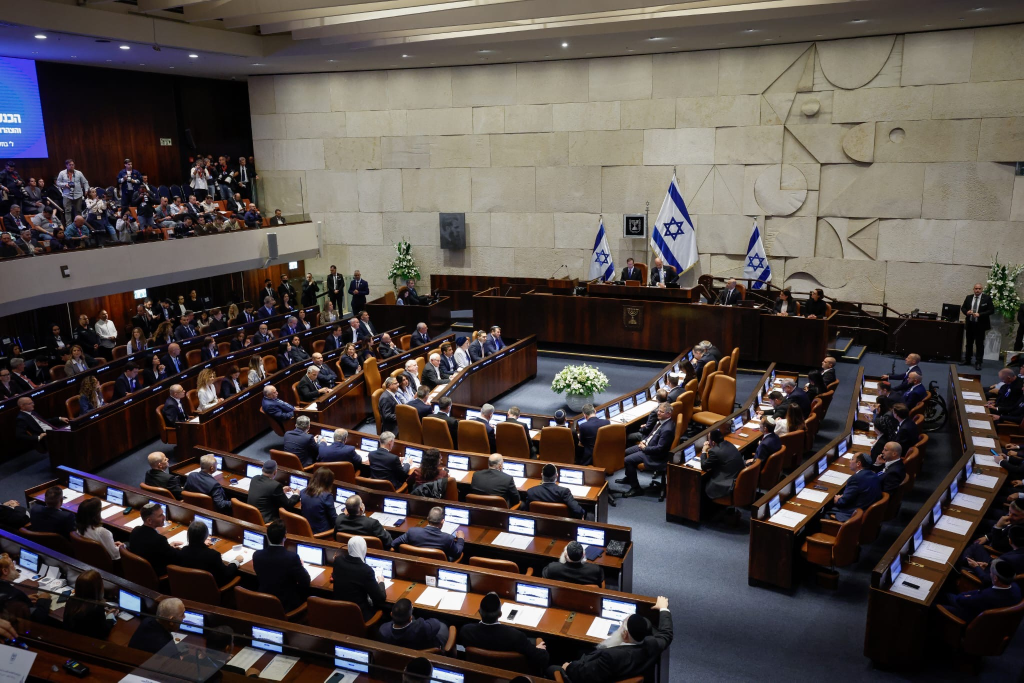
#> input picture content-kit/hatzionut-hadatit/2026-11-post-kahana-letter/knesset-bg.jpg, 2048 x 1365 px (shown at 1/2 size)
$ python -i bg.py   (imports and definitions only)
#> lines starting #> are read from the running program, lines starting #| are printed output that depends on the picture
"""Dimmed, teal-tinted Knesset plenum photo background (4:5) + photo credit."""
import os
from PIL import Image, ImageDraw, ImageFont, ImageEnhance
HERE = os.path.dirname(os.path.abspath(__file__))
SEC = '/tmp/claude-0/-home-user-The-tur/1a5819ee-0cc0-5045-b086-4a8a80216453/scratchpad/shalev/fonts/SecularOne.ttf'
CREDIT = 'צילום: נועם מושקוביץ / דני שם טוב, דוברות הכנסת'
def make_bg(W=1080, H=1350):
#> called with W = 1080, H = 1350
    ph = Image.open(HERE + '/knesset-bg.jpg').convert('RGB'); s = H / ph.height
#> in make_bg, ph is the input picture: PIL image 2048x1365 RGB; mean R, G, B 82.4, 74.3, 71.1
#> after `s = H / ph.height`: s = 0.989
    ph = ph.resize((int(ph.width * s), H), Image.LANCZOS); x0 = int((ph.width - W) * .62); ph = ph.crop((x0, 0, x0 + W, H))
#> after `ph = ph.resize((int(ph.width * s), H), Image.LANCZOS)`:
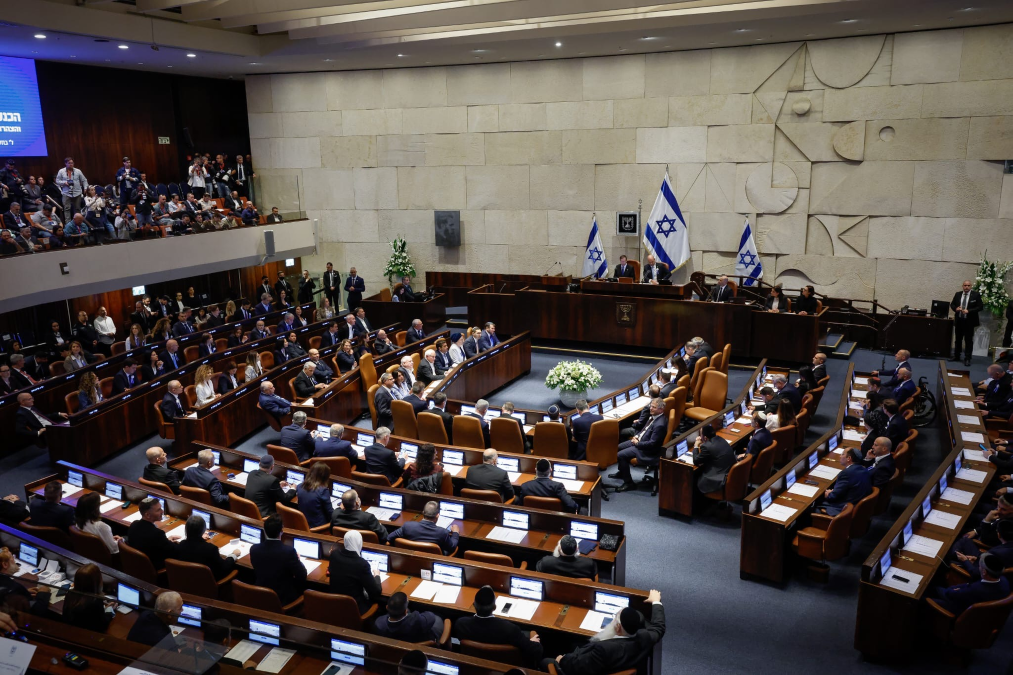
#> ph: PIL image 2025x1350 RGB (shown at 1/2 size); mean R, G, B 82.4, 74.3, 71.1
#> after `x0 = int((ph.width - W) * 0.62)`: x0 = 585
#> after `ph = ph.crop((x0, 0, x0 + W, H))`:
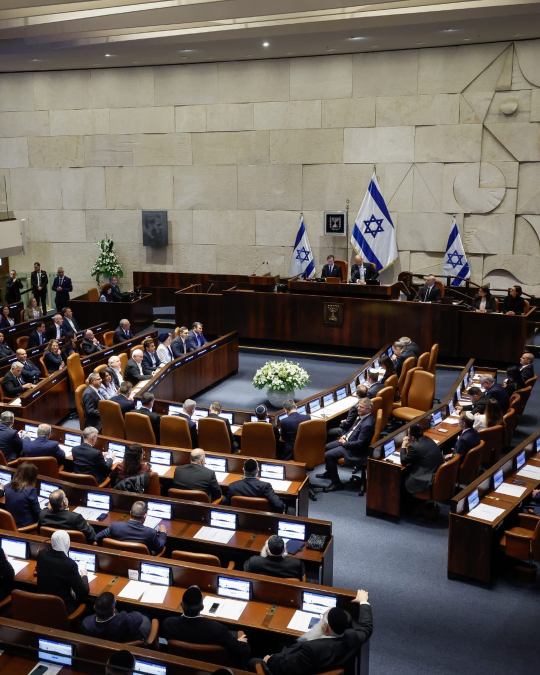
#> ph: PIL image 1080x1350 RGB (shown at 1/2 size); mean R, G, B 99.9, 91.3, 84.8
    ph = ImageEnhance.Color(ph).enhance(.35)
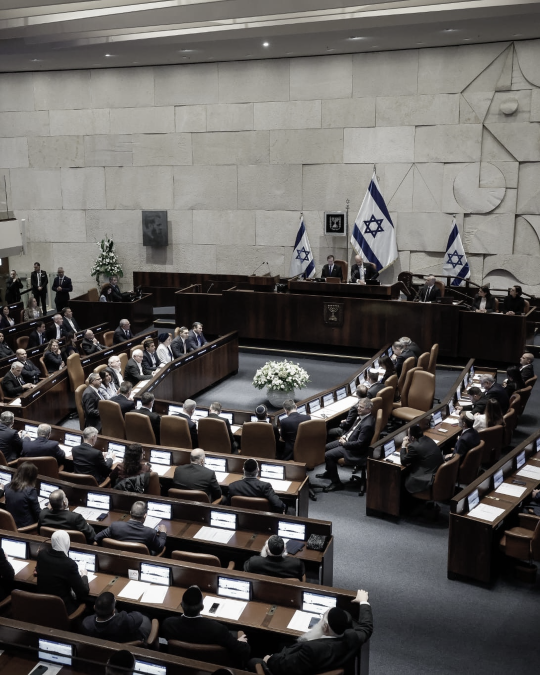
#> ph: PIL image 1080x1350 RGB (shown at 1/2 size); mean R, G, B 95, 92.1, 89.7
    tint = Image.new('RGB', (W, H), (20, 48, 52)); im = Image.blend(ph, tint, .72)
#> after `tint = Image.new('RGB', (W, H), (20, 48, 52))`:
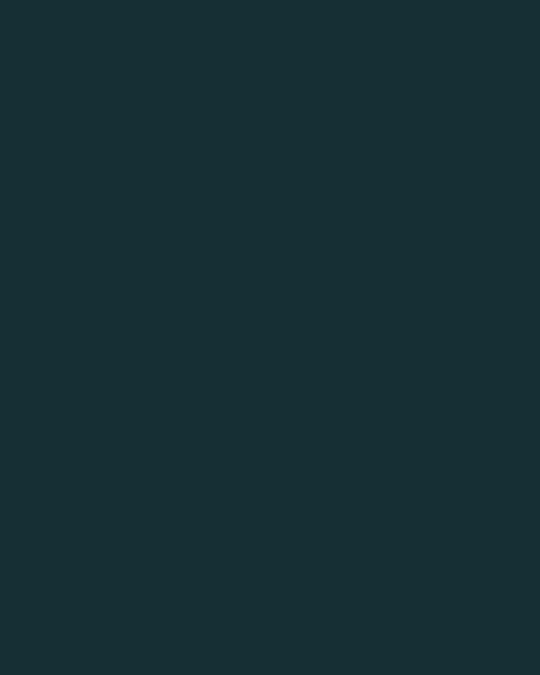
#> tint: PIL image 1080x1350 RGB (shown at 1/2 size); mean R, G, B 20, 48, 52
#> after `im = Image.blend(ph, tint, 0.72)`:
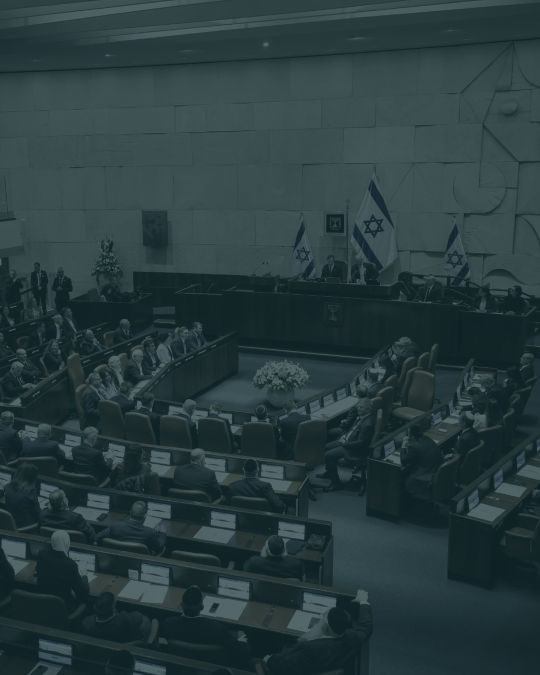
#> im: PIL image 1080x1350 RGB (shown at 1/2 size); mean R, G, B 40.5, 59.9, 62.1
    g = Image.new('L', (1, H)); [g.putpixel((0, y), int(110 * (y / H) ** 1.6)) for y in range(H)]
    im.paste((10, 28, 30), (0, 0), g.resize((W, H)))
    return im.convert('RGBA')
def credit(im):
    d = ImageDraw.Draw(im); f = ImageFont.truetype(SEC, 24, layout_engine=ImageFont.Layout.RAQM)
    d.text((im.width - 40, im.height - 28), CREDIT, font=f, fill=(173, 213, 217, 200), anchor='rs', direction='rtl')

>>> result = make_bg()
